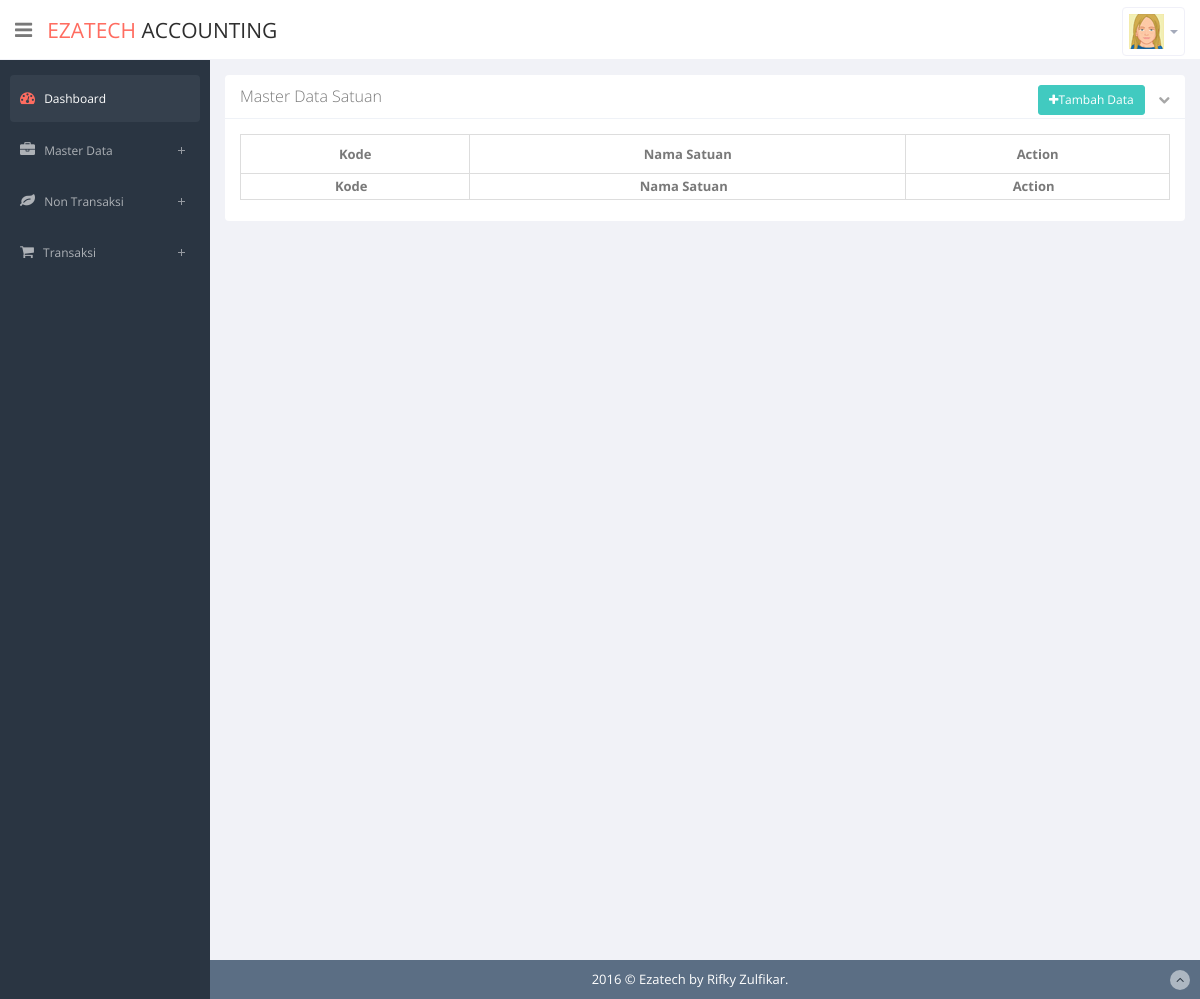
The app's page /index.php/satuan, older data.
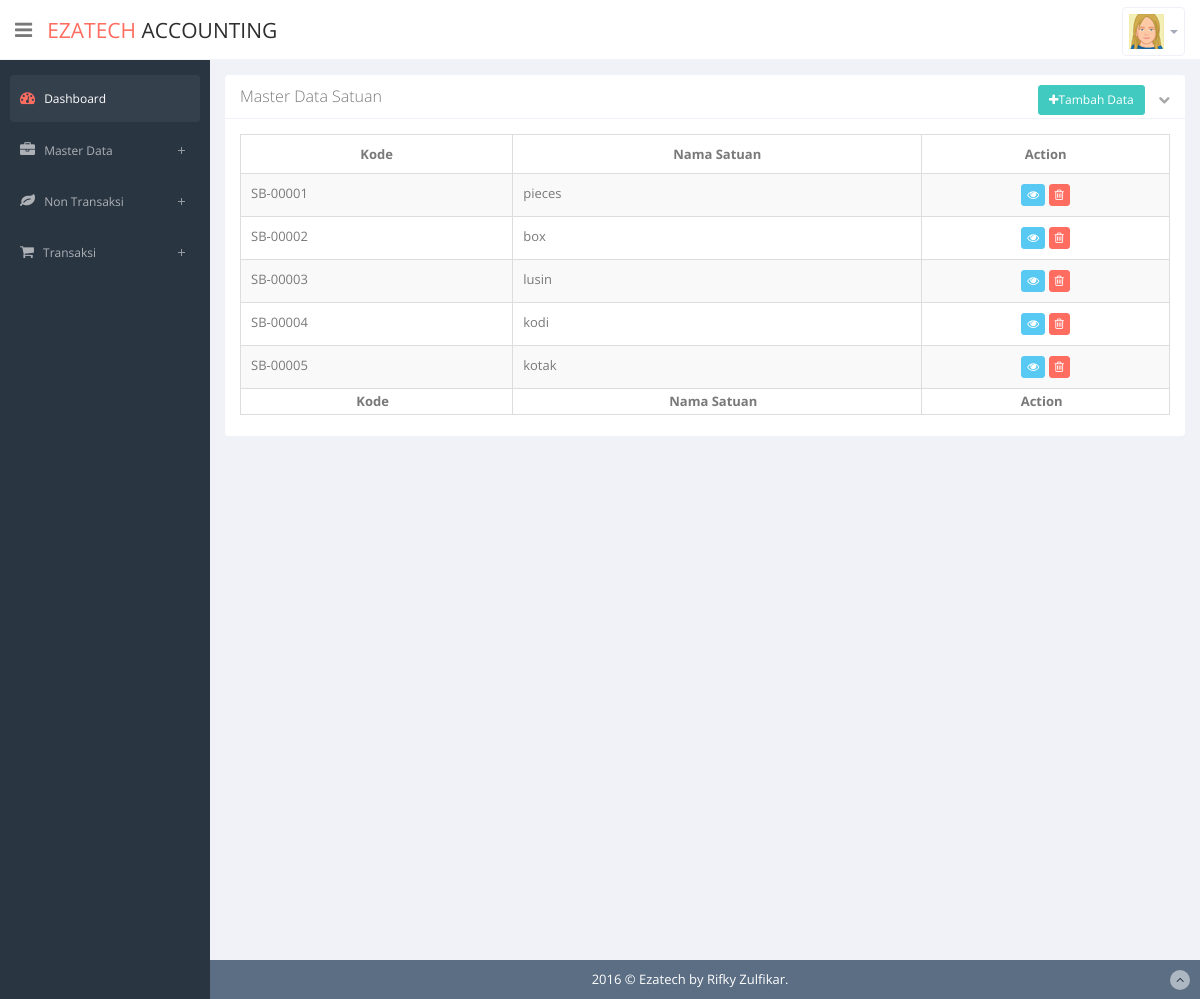
The same page, newer data.
### tables this page shows
CREATE TABLE `t_barang_satuan` (
  `kd_satuan` varchar(20) NOT NULL DEFAULT '',
  `nama_satuan` varchar(25) NOT NULL,
  `hapus` varchar(1) NOT NULL DEFAULT '0',
  PRIMARY KEY (`kd_satuan`)
);

### application/controllers/satuan.php (called while the page is built, shortened)
<?php
class Satuan extends CI_Controller {
	public function __construct() {
		$this->load->model('satuan_model');
	}
	public function index() {
		$rows = $this->satuan_model->cari_semua();
		$this->load->view('admin/satuan/master_satuan', ["rows"=>$rows]);
	}
}

### index.php (called while the page is built, shortened)
<?php
require_once BASEPATH.'core/CodeIgniter.php';

### application/models/satuan_model.php (called while the page is built, shortened)
<?php
	class Satuan_model extends CI_Model {
		public function cari_semua() {
			$sql = "SELECT * FROM t_barang_satuan WHERE hapus<>'1' ORDER BY kd_satuan,nama_satuan;";
			$query=$this->db->query($sql);
			return $query->result();
		}
	}
?>

### application/views/admin/satuan/master_satuan.php (the view, shortened to what this page needs)
<?php
	include(__DIR__ . "/../head.php");
	include(__DIR__ . "/../header.php");
	include(__DIR__ . "/../sidebar.php");
?>
<section id="main-content">
	<section class="wrapper site-min-height">
		<section class="panel">
			<header class="panel-heading">
			Master Data Satuan
			<span class="tools pull-right">
				<button type="button" class="btn btn-primary btn-sm" id="btn-tambah"><i class="fa fa-plus"></i>Tambah Data</button>
				<a href="javascript:;" class="fa fa-chevron-down"></a>
			</span>
			</header>
			<div class="panel-body">
				<div class="adv-table">
					<table class="display table table-bordered table-striped" id="dynamic-table">
						<thead>
							<tr>
								<th class="text-center">Kode</th>
								<th class="text-center">Nama Satuan</th>
								<th class="text-center">Action</th>
							</tr>
						</thead>
						<tbody>
							<?php
							foreach ($rows as $row) {
							?>
							<tr>
								<td><?=$row->kd_satuan?></td>
								<td><?=$row->nama_satuan?></td>
								<td class="center hidden-phone">
									<a href="<?=base_url()?>index.php/satuan/form_edit/?id=<?=$row->kd_satuan?>"<button type="button" class="btn btn-info btn-xs tooltips btn-ubah" data-placement="top" data-toggle="tooltip" data-original-title="Edit Data"><i class="fa fa-eye"></i></button></a>
									<a href="<?=base_url()?>index.php/satuan/hapus/?id=<?=$row->kd_satuan?>"<button type="button" class="btn btn-danger btn-xs tooltips btn-hapus" data-placement="top" data-toggle="tooltip" data-original-title="Hapus Data" onclick="return confirm('Anda yakin menghapus data ID <?=$row->kd_satuan?>')"><i class="fa fa-trash-o"></i></button></a>
								</td>
							</tr>
							<?php } ?>
						</tbody>
						<tfoot>
							<tr>
								<th class="text-center">Kode</th>
								<th class="text-center">Nama Satuan</th>
								<th class="text-center">Action</th>
							</tr>
						</tfoot>
					</table>
				</div>
			</div>
	</section>
</section>
<?php
	include(__DIR__ . "/../footer.php");
?>
</body>
</html>

Row changes from the older to the newer data that the page shows:
added t_barang_satuan: kd_satuan "SB-00001", nama_satuan "pieces"
added t_barang_satuan: kd_satuan "SB-00002", nama_satuan "box"
added t_barang_satuan: kd_satuan "SB-00003", nama_satuan "lusin"
added t_barang_satuan: kd_satuan "SB-00004", nama_satuan "kodi"
added t_barang_satuan: kd_satuan "SB-00005", nama_satuan "kotak"
